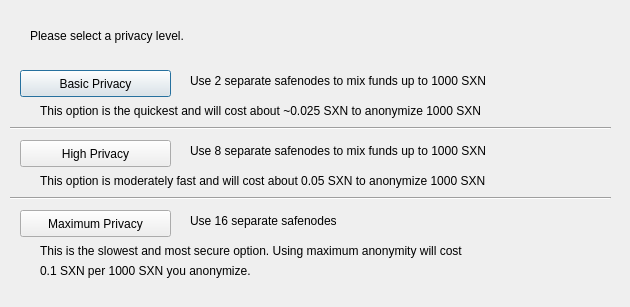
<?xml version="1.0" encoding="UTF-8"?>
<ui version="4.0">
 <class>DarksendConfig</class>
 <widget class="QDialog" name="DarksendConfig">
  <property name="geometry">
   <rect>
    <x>0</x>
    <y>0</y>
    <width>630</width>
    <height>307</height>
   </rect>
  </property>
  <property name="windowTitle">
   <string>Configure PrivateSend</string>
  </property>
  <widget class="QPushButton" name="buttonBasic">
   <property name="geometry">
    <rect>
     <x>20</x>
     <y>70</y>
     <width>151</width>
     <height>27</height>
    </rect>
   </property>
   <property name="text">
    <string>Basic Privacy</string>
   </property>
  </widget>
  <widget class="QPushButton" name="buttonHigh">
   <property name="geometry">
    <rect>
     <x>20</x>
     <y>140</y>
     <width>151</width>
     <height>27</height>
    </rect>
   </property>
   <property name="text">
    <string>High Privacy</string>
   </property>
  </widget>
  <widget class="QPushButton" name="buttonMax">
   <property name="geometry">
    <rect>
     <x>20</x>
     <y>210</y>
     <width>151</width>
     <height>27</height>
    </rect>
   </property>
   <property name="text">
    <string>Maximum Privacy</string>
   </property>
  </widget>
  <widget class="QLabel" name="label">
   <property name="geometry">
    <rect>
     <x>30</x>
     <y>20</y>
     <width>571</width>
     <height>31</height>
    </rect>
   </property>
   <property name="text">
    <string>Please select a privacy level.</string>
   </property>
  </widget>
  <widget class="QLabel" name="label_2">
   <property name="geometry">
    <rect>
     <x>190</x>
     <y>70</y>
     <width>421</width>
     <height>21</height>
    </rect>
   </property>
   <property name="text">
    <string>Use 2 separate safenodes to mix funds up to 1000 SXN</string>
   </property>
  </widget>
  <widget class="QLabel" name="label_3">
   <property name="geometry">
    <rect>
     <x>190</x>
     <y>140</y>
     <width>411</width>
     <height>21</height>
    </rect>
   </property>
   <property name="text">
    <string>Use 8 separate safenodes to mix funds up to 1000 SXN</string>
   </property>
  </widget>
  <widget class="QLabel" name="label_4">
   <property name="geometry">
    <rect>
     <x>190</x>
     <y>210</y>
     <width>421</width>
     <height>21</height>
    </rect>
   </property>
   <property name="text">
    <string>Use 16 separate safenodes</string>
   </property>
  </widget>
  <widget class="QLabel" name="label_6">
   <property name="geometry">
    <rect>
     <x>40</x>
     <y>100</y>
     <width>561</width>
     <height>21</height>
    </rect>
   </property>
   <property name="text">
    <string>This option is the quickest and will cost about ~0.025 SXN to anonymize 1000 SXN</string>
   </property>
  </widget>
  <widget class="QLabel" name="label_7">
   <property name="geometry">
    <rect>
     <x>40</x>
     <y>170</y>
     <width>561</width>
     <height>21</height>
    </rect>
   </property>
   <property name="text">
    <string>This option is moderately fast and will cost about 0.05 SXN to anonymize 1000 SXN</string>
   </property>
  </widget>
  <widget class="QLabel" name="label_8">
   <property name="geometry">
    <rect>
     <x>40</x>
     <y>240</y>
     <width>561</width>
     <height>21</height>
    </rect>
   </property>
   <property name="text">
    <string>This is the slowest and most secure option. Using maximum anonymity will cost</string>
   </property>
  </widget>
  <widget class="QLabel" name="label_9">
   <property name="geometry">
    <rect>
     <x>40</x>
     <y>260</y>
     <width>561</width>
     <height>21</height>
    </rect>
   </property>
   <property name="text">
    <string>0.1 SXN per 1000 SXN you anonymize.</string>
   </property>
  </widget>
  <widget class="Line" name="line">
   <property name="geometry">
    <rect>
     <x>10</x>
     <y>120</y>
     <width>601</width>
     <height>16</height>
    </rect>
   </property>
   <property name="orientation">
    <enum>Qt::Horizontal</enum>
   </property>
  </widget>
  <widget class="Line" name="line_2">
   <property name="geometry">
    <rect>
     <x>10</x>
     <y>190</y>
     <width>601</width>
     <height>16</height>
    </rect>
   </property>
   <property name="orientation">
    <enum>Qt::Horizontal</enum>
   </property>
  </widget>
 </widget>
 <resources/>
 <connections/>
</ui>
